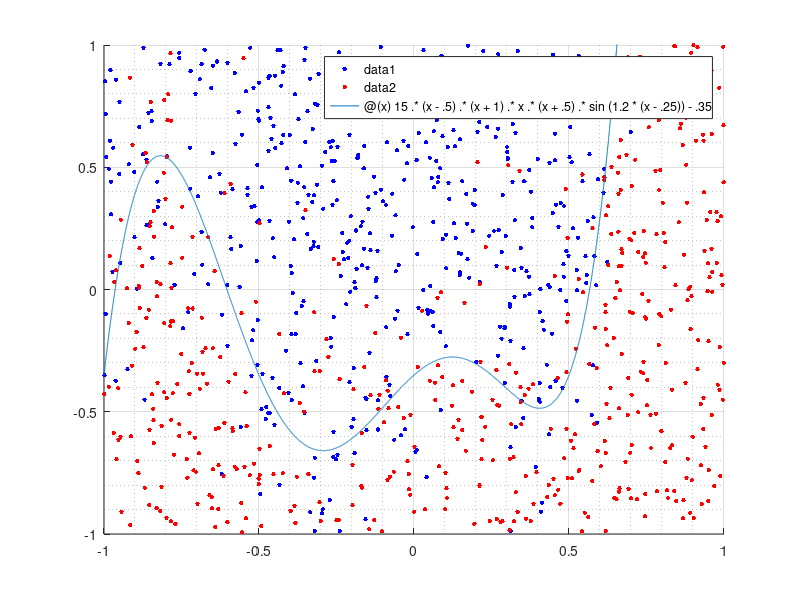

This figure's MATLAB source:
rng(42)
data = 2*rand(2,1000)-1;
f = @(x) 15.*(x-.5).*(x+1).*x.*(x+.5).*sin(1.2*(x-.25))-.35;

class1 = []; % 0s
class2 = [];  % 1s
for i = 1:size(data, 2)
    this = data(:,i);
    if this(2) >= f(this(1))+.5*randn
        class1 = [class1, this];
    else
        class2 = [class2, this];
    end
end

figure
hold on, grid on, grid minor
plot(class1(1,:), class1(2,:), 'b.', 'MarkerSize', 10)
plot(class2(1,:), class2(2,:), 'r.','MarkerSize',10)
fplot(f, [-1 1])
axis([-1 1 -1 1])